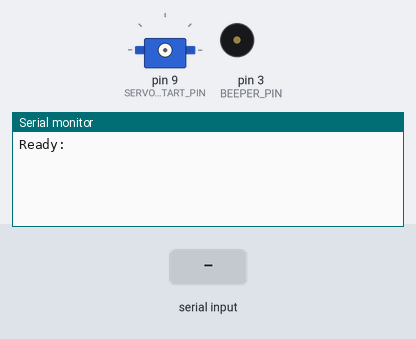
Bench run of a sketch on a simulated Arduino Uno, built with avr-gcc and run on an emulated ATmega328P. On the bench: servo, buzzer (waves = sounding, pin HIGH), the last lines printed to the serial monitor. The test bench sets the inputs (shaded band).

Above: at 1.2 s.
1.3 s: "A" received over Serial
At 2.7 s:
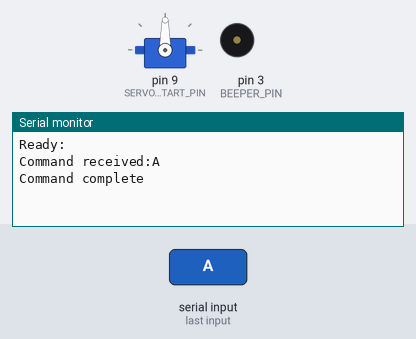
3.8 s: ";" received over Serial
At 5.0 s:
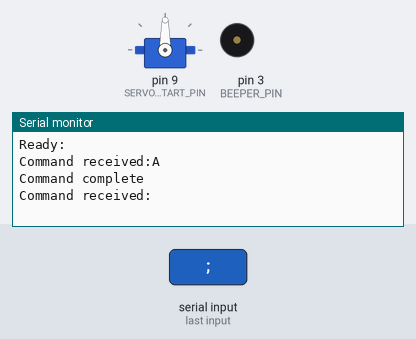
5.3 s: "?" received over Serial
At 6.1 s:
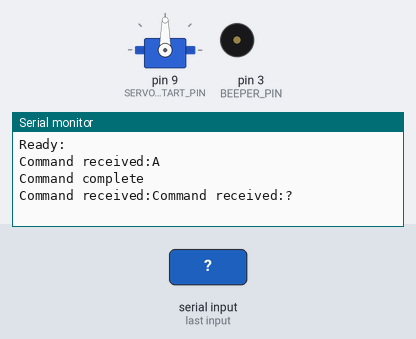

The sketch:

uArm_serial.ino
```cpp
/*
P<motor>,<pos> - set position
?<motor> - read position
A<motor> - attach
D<motor> - detach
; - terminate input (end of int lines - prevents timeouts on parseInt)
*/

#include <Servo.h>

#define SERVO_COUNT 5
#define SERVO_START_PIN 9
#define BEEPER_PIN 3

Servo motors[SERVO_COUNT];
int pots[SERVO_COUNT] = {A4, A3, A2, A1, A0};

void setup() {
	// setup pins
	pinMode(A0, INPUT);
	pinMode(A1, INPUT);
	pinMode(A2, INPUT);
	pinMode(A3, INPUT);
	pinMode(A4, INPUT);
	pinMode(3, OUTPUT);
	//Setup serial

	Serial.begin(9600);
	Serial.println("Ready:");
}

void timestamp() {
//	Serial.print(millis());
//	Serial.print(":");
}

void error(char * msg) {
	Serial.print("Error:");
	Serial.println(msg);
}

void handle_set(int joint_no) {
	//Handle setting a motor position
	//digitalWrite(3, HIGH);
	int comma = Serial.read();
	if(comma != ',') {
		error("Expected comma");
		return;
	}
	int position = Serial.parseInt();

	motors[joint_no].write(position);
 	timestamp();
	Serial.print("-Moved motor");
	Serial.print(joint_no);
	Serial.print(" to position ");
	Serial.println(position);
	//digitalWrite(3, LOW);
}

void handle_read(int joint_no) {
	int value = analogRead(pots[joint_no]);
	Serial.println(value);
}

void handle_attach(int joint_no) {
	if(!motors[joint_no].attached()) {
		motors[joint_no].attach(joint_no + SERVO_START_PIN);
	}
}

void handle_detach(int joint_no) {
	if(motors[joint_no].attached()) {
		motors[joint_no].detach();
	}
}

void loop() {
  int value = Serial.read();
  //read char
  if(value != -1) {
	char cmd = value;
	timestamp();
	Serial.print("Command received:");
	if(cmd == ';') {
		return;
	}
	Serial.println(cmd);
	int joint_no = Serial.parseInt();
	// Respond
	switch(cmd) {
	case 'P':
		handle_set(joint_no);
		break;
	case '?':
		handle_read(joint_no);
		break;
	case 'A':
		handle_attach(joint_no);
		break;
	case 'D':
		handle_detach(joint_no);
		break;
	default:
		error("Not understood");
	}
	timestamp();
	Serial.println("Command complete");
  }
}
```

Measured:
- after the input at 1.3 s, the serial monitor: prints a new line at once (image 1)
- after the input at 3.8 s, the serial monitor: prints a new line at once (image 2)
- after the input at 5.3 s, the serial monitor: prints a new line at once (image 3)
